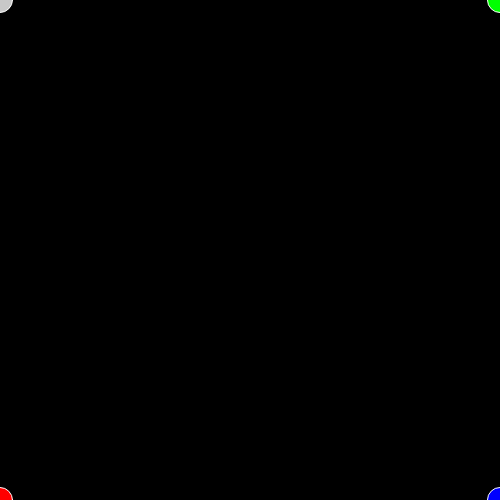
Frame 1 (no input)
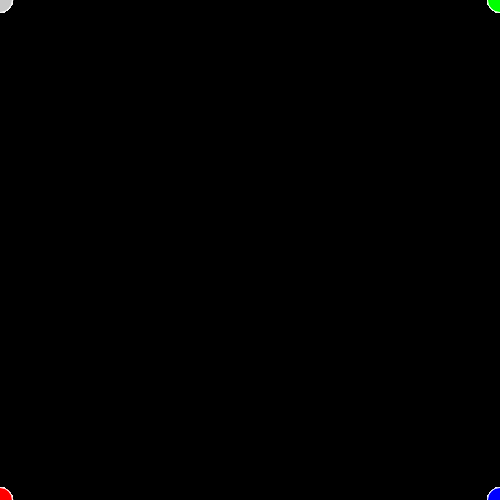
Frame 60 (no input)
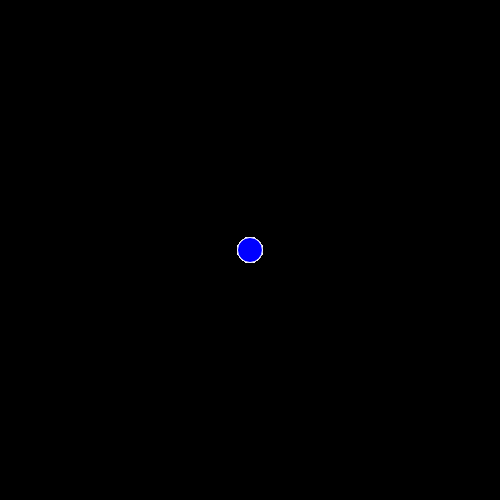
Frame 120 (the mouse pressed at the canvas centre since frame 60)

The p5.js sketch that drew these frames (run headless with seeded random() and noise() and a simulated clock; from frame 60 on, the mouse is pressed at the canvas centre):

// p5.js sketch
// ── sketch.js
function setup(){
    createCanvas(500, 500);
    background(0);
    stroke(255, 255, 255);

}

function draw(){
    
    //background(0, 0, 0, 50);
    fill(200, 200, 200);

    ellipse(mouseX, mouseY, 25, 25);

    fill(0, 255, 0);
    ellipse(500 - mouseX, mouseY, 25, 25);

    fill(255, 0, 0);
    ellipse(mouseX, 500 - mouseY, 25, 25);

    fill(0, 0, 255);
    ellipse(500 - mouseX, 500 - mouseY, 25, 25);



}

function mousePressed(){
    background(0);
}
